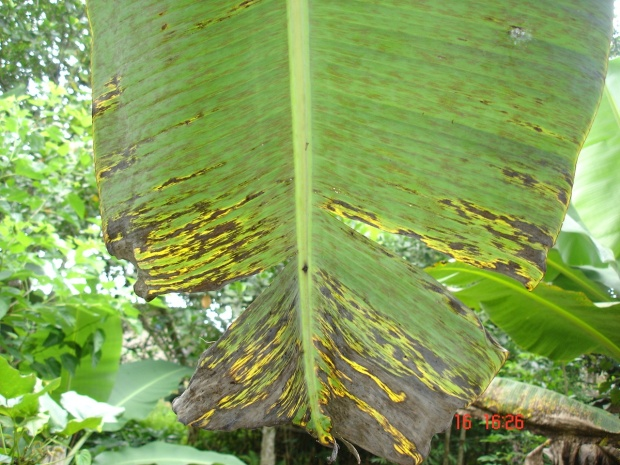
#> input picture estracao-informacao-imagens/img/imagensDeTestePreparadasParaSigmentacao/banana/imagem5.jpg, 620 x 465 px, found by its file name
$ python comparacao-de-restrograma-00.py
#> lines starting #> are read from the running program, lines starting #| are printed output that depends on the picture; long printed decimals are rounded
### estracao-informacao-imagens/LeituraFormatacaoGravacaoDasImagens.py
import cv2
from glob import glob

class trabalhandoAsImagens:
    def __init__(self):
        pass
    def lendoImagensDaPasta(self, pasta):
        arquivos = sorted(glob(str(pasta)+'/*.jpg'))
        arquivos = arquivos + sorted(glob(str(pasta)+'/*.png'))
        arquivos = arquivos + sorted(glob(str(pasta)+'/*.jpeg'))
        return arquivos

    # [22 lines left out: functions redimencionaImagens, salvaImagens, mostraImagens, not called in this run]

### estracao-informacao-imagens/comparacao-de-restrograma-00.py
import cv2
import LeituraFormatacaoGravacaoDasImagens as Sis
import numpy as np
from matplotlib import pyplot as plt

'''img1 = cv2.imread("img/imagensDeTestePreparadasParaSigmentacao/banana/imagem16.JPG",cv2.IMREAD_COLOR)
img2 = cv2.imread("img/imagensDeTestePreparadasParaSigmentacao/banana/imagem17.JPG",cv2.IMREAD_COLOR)
histograma1 = cv2.calcHist([img1],[2],None,[256],[0,256])
histograma2 = cv2.calcHist([img2],[2],None,[256],[0,256])'''
imgPrimeiroModelo = cv2.imread("img/imagensDeTestePreparadasParaSigmentacao/banana/imagem5.JPG",cv2.IMREAD_COLOR)
#> imgPrimeiroModelo is the input picture: shape (465, 620, 3); mean B, G, R 89.4, 160.3, 133.1
histogramaPrimeiroModelo = cv2.calcHist([imgPrimeiroModelo],[2],None,[256],[0,256])
#> histogramaPrimeiroModelo = 256 values, max 5433 at index 129, min 0 at index 0, mean 1126.2
imgSegundoModelo = cv2.imread("img/imagensDeTestePreparadasParaSigmentacao/banana/imagem1.JPG",cv2.IMREAD_COLOR)
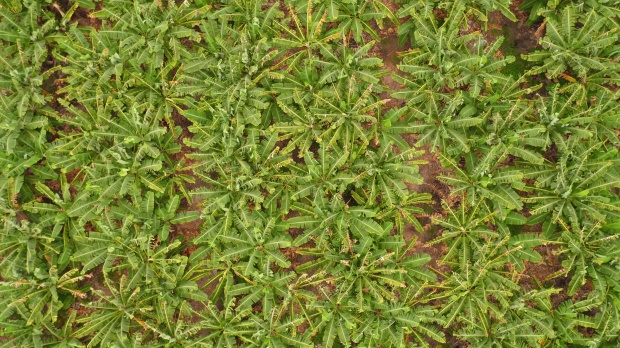
#> input picture estracao-informacao-imagens/img/imagensDeTestePreparadasParaSigmentacao/banana/imagem1.jpg, 620 x 348 px, found by its file name
#> imgSegundoModelo is the input picture: shape (348, 620, 3); mean B, G, R 50.9, 130.9, 121.1
histogramaSegundoModelo = cv2.calcHist([imgSegundoModelo],[2],None,[256],[0,256])
#> histogramaSegundoModelo = 256 values, max 2480 at index 118, min 0 at index 0, mean 842.8
imgTerceiroModelo = cv2.imread("img/imagensDeTestePreparadasParaSigmentacao/banana/imagem16.JPG",cv2.IMREAD_COLOR)
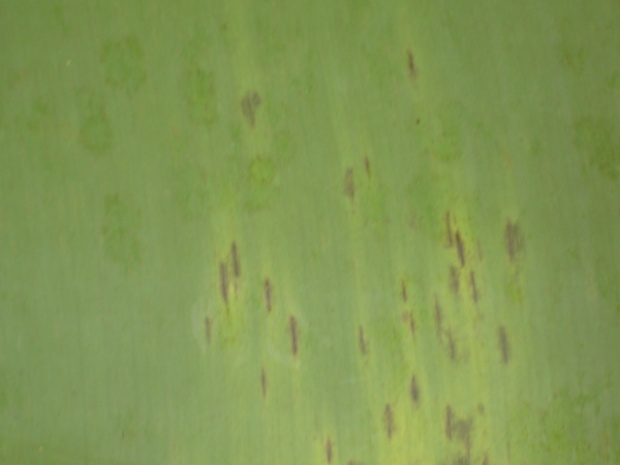
#> input picture estracao-informacao-imagens/img/imagensDeTestePreparadasParaSigmentacao/banana/imagem16.jpg, 620 x 465 px, found by its file name
#> imgTerceiroModelo is the input picture: shape (465, 620, 3); mean B, G, R 83.5, 151.4, 129.7
histogramaTerceiroModelo = cv2.calcHist([imgTerceiroModelo],[2],None,[256],[0,256])
#> histogramaTerceiroModelo = 256 values, max 10962 at index 124, min 0 at index 0, mean 1126.2


folhasComFunfo = []
folhasSomente = []
folhasPlantacao = []
melhor = []

classeArquivos = Sis.trabalhandoAsImagens()
arquivos = classeArquivos.lendoImagensDaPasta("img/imagensDeTestePreparadasParaSigmentacao/banana")
print(str(arquivos))

histograma2 = histogramaSegundoModelo
#> histograma2 has the same summary as histogramaSegundoModelo

for i in range(len(arquivos)):
    img = cv2.imread(str(arquivos[i]), cv2.IMREAD_COLOR)
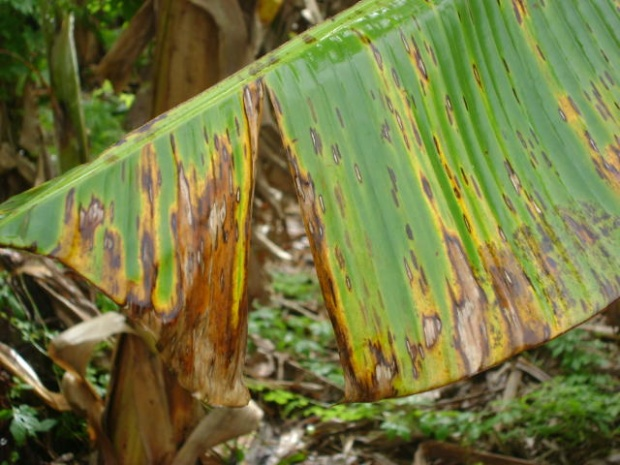
#> input picture estracao-informacao-imagens/img/imagensDeTestePreparadasParaSigmentacao/banana/imagem0.jpg, 620 x 465 px
#> img is the input picture: shape (465, 620, 3); mean B, G, R 64.1, 119.8, 116.2
    histograma = cv2.calcHist([img], [2], None, [256], [0, 256])
#> histograma = 256 values, max 2820 at index 127, min 1 at index 0, mean 1126.2

    print("-------------------------------------------"+str(i))
    #maior melhor
    compara = cv2.compareHist(histograma, histograma2, cv2.HISTCMP_CORREL)
#> compara = 0.974
    print("compara: "+str(compara))
#| compara: 0.9742
    if compara > 1.2:
        print("São semelhantes "+str(compara))
        folhasPlantacao.append(str(arquivos[i]))
    else:
        print("Não são semelhantes " + str(compara))
#| Não são semelhantes 0.9742
    print("-------------------------------------------")

    #menor melhor
    compara = cv2.compareHist(histograma, histograma2, cv2.HISTCMP_CHISQR)
#> compara = 35926.4
    print("compara: "+str(compara))
#| compara: 35926.400
    if compara < 0.2:
        print("São semelhantes "+str(compara))
        folhasSomente.append(str(arquivos[i]))
    else:
        print("Não são semelhantes " + str(compara))
#| Não são semelhantes 35926.400
    print("-------------------------------------------")

    #maior melhor
    compara = cv2.compareHist(histograma, histograma2, cv2.HISTCMP_INTERSECT)
#> compara = 215665
    print("compara: "+str(compara))
#| compara: 215665.0
    if compara > 1.2:
        print("São semelhantes "+str(compara))
#| São semelhantes 215665.0
        folhasPlantacao.append(str(arquivos[i]))
    else:
        print("Não são semelhantes " + str(compara))
    print("-------------------------------------------")

    #menor melhor
    compara = cv2.compareHist(histograma, histograma2, cv2.HISTCMP_BHATTACHARYYA)
#> compara = 0.171
    print("compara: "+str(compara))
#| compara: 0.1711
    if compara < 0.2:
        print("São semelhantes "+str(compara))
#| São semelhantes 0.1711
        melhor.append(str(arquivos[i]))
    else:
        print("Não são semelhantes " + str(compara))
    print("-------------------------------------------")

print(str(folhasPlantacao))
print(str(folhasComFunfo))
print(str(folhasSomente))
print(str(melhor))
